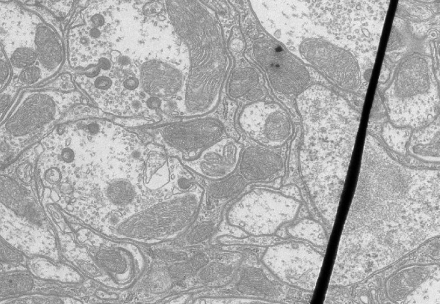
#> input picture Combined/CLAHE/image.png, 440 x 304 px
$ python code.py
#> lines starting #> are read from the running program, lines starting #| are printed output that depends on the picture
import cv2
import numpy as np

image=cv2.imread('image.png')
#> image is the input picture: shape (304, 440, 3); min 0, max 244, mean 171.9
image=cv2.cvtColor(image, cv2.COLOR_BGR2GRAY)
#> image: shape (304, 440)

clahe=cv2.createCLAHE(clipLimit=20)
image=clahe.apply(image)
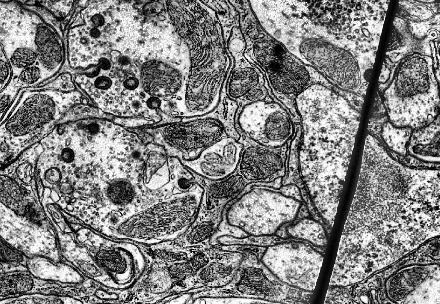
#> image: shape (304, 440); min 0, max 255, mean 129.2

image=cv2.cvtColor(image, cv2.COLOR_GRAY2BGR)
#> image: shape (304, 440, 3)
cv2.imwrite('enhance.png', image)
